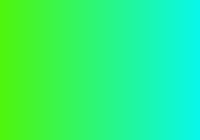
<?xml version="1.0" encoding="UTF-8"?>
<ui version="4.0">
 <class>DlgNotification_qt</class>
 <widget class="QWidget" name="DlgNotification_qt">
  <property name="geometry">
   <rect>
    <x>0</x>
    <y>0</y>
    <width>200</width>
    <height>140</height>
   </rect>
  </property>
  <property name="minimumSize">
   <size>
    <width>200</width>
    <height>140</height>
   </size>
  </property>
  <property name="windowTitle">
   <string>DlgNotification_qt</string>
  </property>
  <layout class="QVBoxLayout" name="verticalLayout">
   <property name="leftMargin">
    <number>0</number>
   </property>
   <property name="topMargin">
    <number>0</number>
   </property>
   <property name="rightMargin">
    <number>0</number>
   </property>
   <property name="bottomMargin">
    <number>0</number>
   </property>
   <item>
    <widget class="QWidget" name="widget_2" native="true">
     <property name="minimumSize">
      <size>
       <width>200</width>
       <height>140</height>
      </size>
     </property>
     <property name="styleSheet">
      <string notr="true">#widget_2 {background:qlineargradient(spread:pad, x1:0, y1:0, x2:1, y2:0, stop:0 rgba(79, 245, 12, 255), stop:1 rgba(8, 247, 235, 255))}</string>
     </property>
     <layout class="QVBoxLayout" name="verticalLayout_2">
      <item alignment="Qt::AlignHCenter|Qt::AlignVCenter">
       <widget class="QLabel" name="labMsg">
        <property name="minimumSize">
         <size>
          <width>0</width>
          <height>0</height>
         </size>
        </property>
        <property name="font">
         <font>
          <family>微软雅黑</family>
          <pointsize>-1</pointsize>
          <weight>63</weight>
          <bold>true</bold>
         </font>
        </property>
        <property name="styleSheet">
         <string notr="true">font-size:16px;
font-weight:500;</string>
        </property>
        <property name="text">
         <string/>
        </property>
        <property name="wordWrap">
         <bool>true</bool>
        </property>
       </widget>
      </item>
     </layout>
    </widget>
   </item>
  </layout>
 </widget>
 <layoutdefault spacing="6" margin="11"/>
 <resources/>
 <connections/>
</ui>
